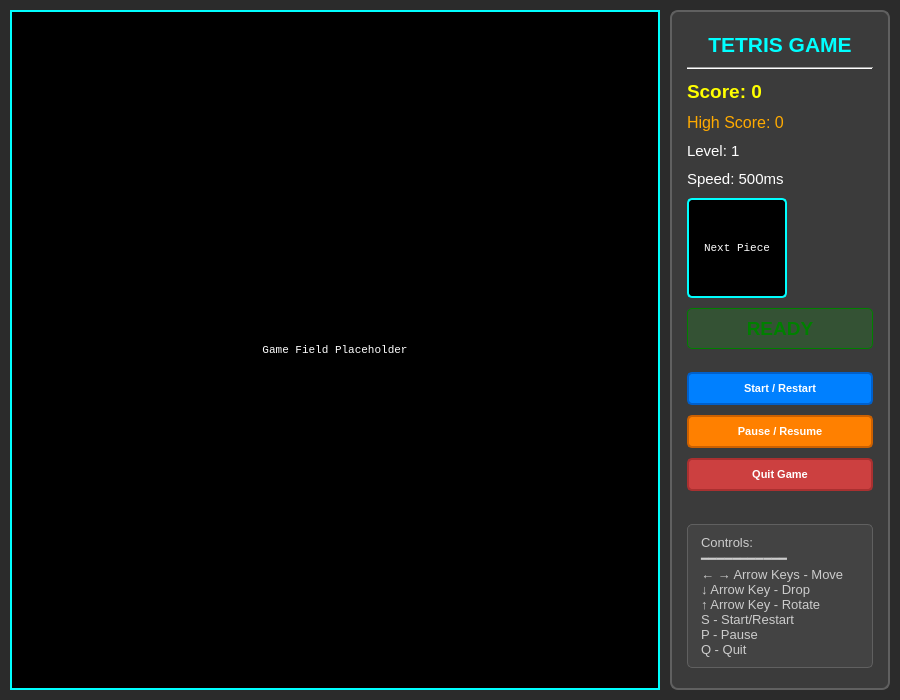
<?xml version="1.0" encoding="UTF-8"?>
<ui version="4.0">
 <class>TetrisView</class>
 <widget class="QMainWindow" name="TetrisView">
  <property name="geometry">
   <rect>
    <x>0</x>
    <y>0</y>
    <width>900</width>
    <height>700</height>
   </rect>
  </property>
  <property name="windowTitle">
   <string>Tetris Game</string>
  </property>
  <property name="styleSheet">
   <string>QMainWindow {
    background-color: #2b2b2b;
}

QPushButton {
    background-color: #404040;
    color: white;
    border: 2px solid #606060;
    border-radius: 5px;
    padding: 8px;
    font-size: 11px;
    font-weight: bold;
}

QPushButton:hover {
    background-color: #505050;
    border-color: #707070;
}

QPushButton:pressed {
    background-color: #303030;
}

QLabel {
    color: white;
}

QFrame#sidebarFrame {
    background-color: #3b3b3b;
    border: 2px solid #606060;
    border-radius: 8px;
}

QLabel#nextLabel {
    background-color: black;
    border: 2px solid cyan;
    border-radius: 5px;
}</string>
  </property>
  <widget class="QWidget" name="centralwidget">
   <layout class="QHBoxLayout" name="horizontalLayout">
    <property name="spacing">
     <number>10</number>
    </property>
    <property name="leftMargin">
     <number>10</number>
    </property>
    <property name="topMargin">
     <number>10</number>
    </property>
    <property name="rightMargin">
     <number>10</number>
    </property>
    <property name="bottomMargin">
     <number>10</number>
    </property>
    <item>
     <widget class="QFrame" name="gameFrame">
      <property name="frameShape">
       <enum>QFrame::NoFrame</enum>
      </property>
      <property name="sizePolicy">
       <sizepolicy hsizetype="Expanding" vsizetype="Expanding">
        <horstretch>3</horstretch>
        <verstretch>0</verstretch>
       </sizepolicy>
      </property>
      <property name="minimumSize">
       <size>
        <width>400</width>
        <height>600</height>
       </size>
      </property>
      <layout class="QVBoxLayout" name="gameLayout">
       <property name="spacing">
        <number>0</number>
       </property>
       <property name="leftMargin">
        <number>0</number>
       </property>
       <property name="topMargin">
        <number>0</number>
       </property>
       <property name="rightMargin">
        <number>0</number>
       </property>
       <property name="bottomMargin">
        <number>0</number>
       </property>
       <item>
        <widget class="QLabel" name="fieldLabel">
         <property name="font">
          <font>
           <family>Monospace</family>
           <pointsize>8</pointsize>
          </font>
         </property>
         <property name="styleSheet">
          <string>background-color: black;
color: white;
border: 2px solid cyan;</string>
         </property>
         <property name="text">
          <string>Game Field Placeholder</string>
         </property>
         <property name="alignment">
          <set>Qt::AlignCenter</set>
         </property>
         <property name="sizePolicy">
          <sizepolicy hsizetype="Expanding" vsizetype="Expanding">
           <horstretch>0</horstretch>
           <verstretch>0</verstretch>
          </sizepolicy>
         </property>
        </widget>
       </item>
      </layout>
     </widget>
    </item>
    <item>
     <widget class="QFrame" name="sidebarFrame">
      <property name="frameShape">
       <enum>QFrame::StyledPanel</enum>
      </property>
      <property name="sizePolicy">
       <sizepolicy hsizetype="Fixed" vsizetype="Expanding">
        <horstretch>0</horstretch>
        <verstretch>0</verstretch>
       </sizepolicy>
      </property>
      <property name="minimumSize">
       <size>
        <width>220</width>
        <height>600</height>
       </size>
      </property>
      <property name="maximumSize">
       <size>
        <width>250</width>
        <height>16777215</height>
       </size>
      </property>
      <layout class="QVBoxLayout" name="sidebarLayout">
       <property name="spacing">
        <number>10</number>
       </property>
       <property name="leftMargin">
        <number>15</number>
       </property>
       <property name="topMargin">
        <number>20</number>
       </property>
       <property name="rightMargin">
        <number>15</number>
       </property>
       <property name="bottomMargin">
        <number>20</number>
       </property>
       <item>
        <widget class="QLabel" name="titleLabel">
         <property name="font">
          <font>
           <pointsize>16</pointsize>
           <weight>75</weight>
           <bold>true</bold>
          </font>
         </property>
         <property name="styleSheet">
          <string>color: cyan;</string>
         </property>
         <property name="text">
          <string>TETRIS GAME</string>
         </property>
         <property name="alignment">
          <set>Qt::AlignCenter</set>
         </property>
        </widget>
       </item>
       <item>
        <widget class="Line" name="line">
         <property name="styleSheet">
          <string>color: #606060;</string>
         </property>
         <property name="orientation">
          <enum>Qt::Horizontal</enum>
         </property>
        </widget>
       </item>
       <item>
        <widget class="QLabel" name="scoreLabel">
         <property name="font">
          <font>
           <pointsize>14</pointsize>
           <weight>75</weight>
           <bold>true</bold>
          </font>
         </property>
         <property name="styleSheet">
          <string>color: yellow;</string>
         </property>
         <property name="text">
          <string>Score: 0</string>
         </property>
        </widget>
       </item>
       <item>
        <widget class="QLabel" name="highScoreLabel">
         <property name="font">
          <font>
           <pointsize>12</pointsize>
          </font>
         </property>
         <property name="styleSheet">
          <string>color: #ffaa00;</string>
         </property>
         <property name="text">
          <string>High Score: 0</string>
         </property>
        </widget>
       </item>
       <item>
        <widget class="QLabel" name="levelLabel">
         <property name="font">
          <font>
           <pointsize>11</pointsize>
          </font>
         </property>
         <property name="text">
          <string>Level: 1</string>
         </property>
        </widget>
       </item>
       <item>
        <widget class="QLabel" name="speedLabel">
         <property name="font">
          <font>
           <pointsize>11</pointsize>
          </font>
         </property>
         <property name="text">
          <string>Speed: 500ms</string>
         </property>
        </widget>
       </item>
       <item>
        <widget class="QLabel" name="nextLabel">
         <property name="font">
          <font>
           <family>Monospace</family>
           <pointsize>8</pointsize>
          </font>
         </property>
         <property name="objectName">
          <string>nextLabel</string>
         </property>
         <property name="styleSheet">
          <string>background-color: black;
color: white;
border: 2px solid cyan;</string>
         </property>
         <property name="text">
          <string>Next Piece</string>
         </property>
         <property name="alignment">
          <set>Qt::AlignCenter</set>
         </property>
         <property name="sizePolicy">
          <sizepolicy hsizetype="Fixed" vsizetype="Fixed">
           <horstretch>0</horstretch>
           <verstretch>0</verstretch>
          </sizepolicy>
         </property>
         <property name="minimumSize">
          <size>
           <width>100</width>
           <height>100</height>
          </size>
         </property>
        </widget>
       </item>
       <item>
        <widget class="QLabel" name="statusLabel">
         <property name="font">
          <font>
           <pointsize>14</pointsize>
           <weight>75</weight>
           <bold>true</bold>
          </font>
         </property>
         <property name="styleSheet">
          <string>color: green; 
background-color: rgba(0, 255, 0, 30);
border: 1px solid green;
border-radius: 5px;
padding: 8px;</string>
         </property>
         <property name="text">
          <string>READY</string>
         </property>
         <property name="alignment">
          <set>Qt::AlignCenter</set>
         </property>
        </widget>
       </item>
       <item>
        <spacer name="verticalSpacer">
         <property name="orientation">
          <enum>Qt::Vertical</enum>
         </property>
         <property name="sizeHint" stdset="0">
          <size>
           <width>20</width>
           <height>20</height>
          </size>
         </property>
        </spacer>
       </item>
       <item>
        <widget class="QPushButton" name="startButton">
         <property name="font">
          <font>
           <pointsize>12</pointsize>
           <weight>75</weight>
           <bold>true</bold>
          </font>
         </property>
         <property name="styleSheet">
          <string>QPushButton {
    background-color: #0080ff;
    border-color: #0060cc;
}
QPushButton:hover {
    background-color: #1990ff;
}</string>
         </property>
         <property name="text">
          <string>Start / Restart</string>
         </property>
        </widget>
       </item>
       <item>
        <widget class="QPushButton" name="pauseButton">
         <property name="font">
          <font>
           <pointsize>11</pointsize>
           <weight>75</weight>
           <bold>true</bold>
          </font>
         </property>
         <property name="styleSheet">
          <string>QPushButton {
    background-color: #ff8000;
    border-color: #cc6000;
}
QPushButton:hover {
    background-color: #ff9019;
}</string>
         </property>
         <property name="text">
          <string>Pause / Resume</string>
         </property>
        </widget>
       </item>
       <item>
        <widget class="QPushButton" name="quitButton">
         <property name="styleSheet">
          <string>QPushButton {
    background-color: #cc4040;
    border-color: #aa3030;
}
QPushButton:hover {
    background-color: #dd5050;
}</string>
         </property>
         <property name="text">
          <string>Quit Game</string>
         </property>
        </widget>
       </item>
       <item>
        <spacer name="verticalSpacer_2">
         <property name="orientation">
          <enum>Qt::Vertical</enum>
         </property>
         <property name="sizeHint" stdset="0">
          <size>
           <width>20</width>
           <height>30</height>
          </size>
         </property>
        </spacer>
       </item>
       <item>
        <widget class="QLabel" name="controlsLabel">
         <property name="font">
          <font>
           <pointsize>10</pointsize>
          </font>
         </property>
         <property name="styleSheet">
          <string>color: #cccccc;
background-color: rgba(255, 255, 255, 10);
border: 1px solid #606060;
border-radius: 5px;
padding: 10px;</string>
         </property>
         <property name="text">
          <string>Controls:
━━━━━━━━━━━
← → Arrow Keys - Move
↓ Arrow Key - Drop
↑ Arrow Key - Rotate
S - Start/Restart
P - Pause
Q - Quit</string>
         </property>
        </widget>
       </item>
      </layout>
     </widget>
    </item>
   </layout>
  </widget>
 </widget>
 <resources/>
 <connections/>
</ui>
